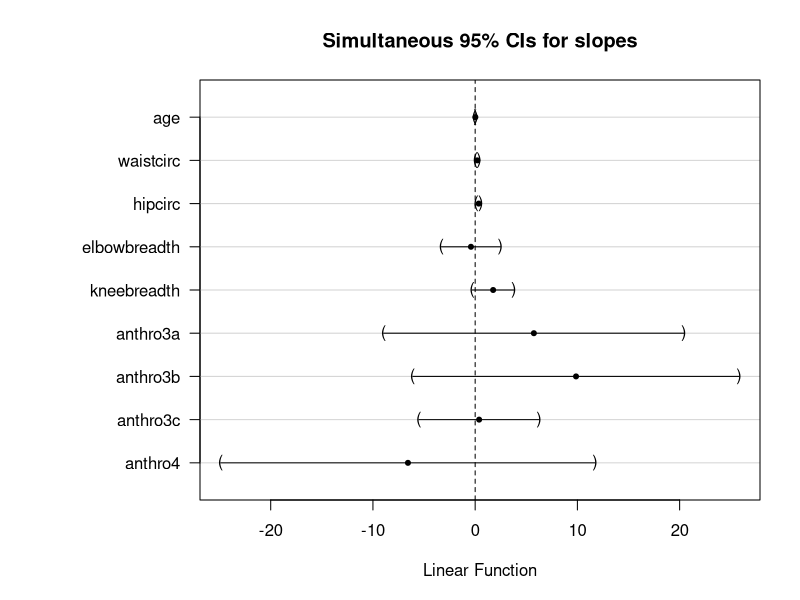

This chart was generated by the following R code:
rm(list = ls())

# ---------------------------------------------------------------
#  Replication of Hothorn, Bretz & Westfall (2008), Section 6.2
#  "Prediction of total body fat"
# ---------------------------------------------------------------
#  n = 71 healthy German women (Garcia et al., 2005)
#  Response:
#    DEXfat       -- body fat mass (kg) by Dual Energy X-Ray
#                    Absorptiometry (DXA), the expensive "gold standard"
#  Predictors (p = 9):
#    age          -- age in years
#    waistcirc    -- waist circumference (cm)
#    hipcirc      -- hip circumference (cm)
#    elbowbreadth -- elbow breadth (cm), a bone-size measure
#    kneebreadth  -- knee breadth (cm), a bone-size measure
#    anthro3a     -- log(chin SF) + log(triceps SF) + log(subscapular SF)
#    anthro3b     -- log(triceps SF) + log(subscapular SF) + log(abdominal SF)
#    anthro3c     -- log-sum of three other skinfold sites (candidate)
#    anthro4      -- log-sum of four skinfold sites (candidate)
# ---------------------------------------------------------------


library(multcomp)
data("bodyfat")


# ---------------------------------------------------------------
#  (a) Fit model and collect multcomp reference results
# ---------------------------------------------------------------
lmod <- lm(DEXfat ~ ., data = bodyfat)
summary(lmod)                          # unadjusted t-tests & global F

K <- cbind(0, diag(length(coef(lmod)) - 1))
rownames(K) <- names(coef(lmod))[-1]
lmod_glht <- glht(lmod, linfct = K)

summary(lmod_glht, test = Ftest())     # joint F-test
summary(lmod_glht)                     # single-step max-t (multcomp SS)

confint(lmod_glht)                     # simultaneous 95% CIs
par(mar = c(5, 10, 4, 2))
plot(confint(lmod_glht), main = "Simultaneous 95% CIs for slopes")

# Store multcomp p-values now -- used for comparison at the end
p_SS_multcomp <- summary(lmod_glht)$test$pvalues
p_SD_multcomp <- summary(lmod_glht, test = adjusted(type = "free"))$test$pvalues


# ---------------------------------------------------------------
#  (b) Extract ingredients for MC simulation
# ---------------------------------------------------------------
n <- nrow(bodyfat)          # 71 observations
k <- length(coef(lmod))     # 10 parameters (intercept + 9 slopes)
m <- k - 1                  # 9 slope hypotheses

# Observed t-statistics for the 9 slopes (drop the intercept row)
t_obs     <- coef(summary(lmod))[-1, "t value"]
T_max_obs <- max(abs(t_obs))

{
cat("Observed t-statistics:\n")
print(round(t_obs, 3))
cat("Observed T_max =", round(T_max_obs, 3), "\n\n")
}


# ---------------------------------------------------------------
#  Precompute fixed matrices (once, outside the loop)
#
#  Under H_0 with epsilon = sigma * u, u ~ N_n(0, I_n):
#
#      t_j = [ e_j' (X'X)^{-1} X' u / sqrt([(X'X)^{-1}]_{jj}) ]
#            / sqrt( u'M_Xu / (n-k) )
#
#  Stack all m slopes:
#
#      t_vec = A %*% u / sqrt( u'M_Xu / (n-k) )
#
#  where A = D^{-1/2} (X'X)^{-1} X'  (m x n),
#  D = diag([(X'X)^{-1}]_{jj}, j = 2, ..., k).
# ---------------------------------------------------------------
X       <- model.matrix(lmod)
XtX_inv <- solve(crossprod(X))
M_X     <- diag(n) - X %*% XtX_inv %*% t(X)   # residual maker (n x n)

d <- sqrt(diag(XtX_inv)[-1])                    # sqrt of diagonal, slopes only
A <- sweep((XtX_inv %*% t(X))[-1, ], MARGIN = 1, STATS = d, FUN = "/")    # m x n

# Verify: A %*% y / sqrt(RSS/(n-k)) recovers t_obs to machine precision
y       <- bodyfat$DEXfat
t_check <- as.vector(A %*% y) / sqrt(sum(resid(lmod)^2) / (n - k))
stopifnot(max(abs(t_check - t_obs)) < 1e-10)
cat("Verification passed: formula recovers observed t-statistics.\n\n")


# ---------------------------------------------------------------
#  (c) MC simulation
#  Build step-down maxima inside the loop.
#
#  Sort observed |t_j| once, largest to smallest.
#  For each draw b, reorder |t_sim| according to the same observed
#  hypothesis ordering, then build the step-specific maxima backward:
#
#    M_SD[b, m]    = |t_{(m)}^(b)|
#    M_SD[b, step] = max(M_SD[b, step+1], |t_{(step)}^(b)|)
#
#  Column step of M_SD is the reference distribution for step step.
#  Column 1 is T_max -- the single-step reference.
# ---------------------------------------------------------------
B <- 1000
set.seed(2025)

ord      <- order(abs(t_obs), decreasing = TRUE)   # observed hypothesis ordering
t_sorted <- abs(t_obs)[ord]                        # observed |t_(1)| >= ... >= |t_(m)|

M_SD <- matrix(0, nrow = B - 1, ncol = m)

for (b in seq_len(B - 1)) {
  u <- rnorm(n)

  t_sim <- as.vector(A %*% u) /
    sqrt(drop(crossprod(u, M_X %*% u)) / (n - k))

  t_sorted_b <- abs(t_sim)[ord]

  # Backward recursion: step-specific reduced maxima
  M_SD[b, m] <- t_sorted_b[m]
  for (step in (m - 1):1) {
    M_SD[b, step] <- max(M_SD[b, step + 1], t_sorted_b[step])
  }
}

# Column 1 = T_max_sim = single-step reference distribution
T_max_sim <- M_SD[, 1]


# ---------------------------------------------------------------
#  (d) Single-step adjusted p-values
#  Every hypothesis is ranked against column 1, the global T_max.
# ---------------------------------------------------------------
p_SS_sorted <- sapply(seq_len(m), function(step) {
  ref   <- c(T_max_sim, t_sorted[step])
  R_hat <- rank(ref, ties.method = "first")[B]
  (B - R_hat + 1) / B
})

p_SS_MC        <- numeric(m)
p_SS_MC[ord]   <- p_SS_sorted
names(p_SS_MC) <- names(t_obs)


# ---------------------------------------------------------------
#  (e) Step-down: raw p-values then monotonicity enforcement
#  Hypothesis at step k is ranked against column k of M_SD.
# ---------------------------------------------------------------
p_raw_sorted <- sapply(seq_len(m), function(step) {
  ref   <- c(M_SD[, step], t_sorted[step])
  R_hat <- rank(ref, ties.method = "first")[B]
  (B - R_hat + 1) / B
})

# Enforce monotonicity
p_SD_sorted    <- numeric(m)
p_SD_sorted[1] <- p_raw_sorted[1]
for (step in 2:m) {
  p_SD_sorted[step] <- max(p_SD_sorted[step - 1], p_raw_sorted[step])
}

# Recover original order
p_SD_MC        <- numeric(m)
p_SD_MC[ord]   <- p_SD_sorted
names(p_SD_MC) <- names(t_obs)


# ---------------------------------------------------------------
#  Results table
# ---------------------------------------------------------------
result <- data.frame(
  t_obs         = round(t_obs,                                3),
  p_unadj       = round(coef(summary(lmod))[-1, "Pr(>|t|)"], 3),
  p_SS_multcomp = round(p_SS_multcomp,                        3),
  p_SS_MC       = round(p_SS_MC,                              3),
  p_SD_multcomp = round(p_SD_multcomp,                        3),
  p_SD_MC       = round(p_SD_MC,                              3)
)

{
cat("Single-step and step-down max-t adjusted p-values:\n")
print(result)
cat("\nMax abs diff MC SS vs multcomp SS:", round(max(abs(p_SS_MC - p_SS_multcomp)), 4))
cat("\nMax abs diff MC SD vs multcomp SD:", round(max(abs(p_SD_MC - p_SD_multcomp)), 4), "\n")
}


# ---------------------------------------------------------------
#  Takeaways
# ---------------------------------------------------------------

# 1. p_SS_MC and p_SS_multcomp agree to 2-3 decimal places.
#    p_SD_MC and p_SD_multcomp also agree closely.
#    Both pairs target the same joint null distribution --
#    multcomp via the Genz-Bretz integral, MC via simulation.

# 2. For the same simulated reference distribution, step-down adjusted
#    p-values are no larger than the corresponding single-step adjusted
#    p-values. Gains are small here but arise from using reduced-set
#    maxima after each rejection step.

# 3. The only structural change from SS to SD: build M_SD inside
#    the loop using the backward recursion, then rank each
#    |t_{(step)}| against its own column rather than column 1.
#    The same B-1 draws are reused -- no extra simulation needed.

# 4. kneebreadth (raw p = 0.018) does not survive either procedure.
#    waistcirc and hipcirc survive both.
